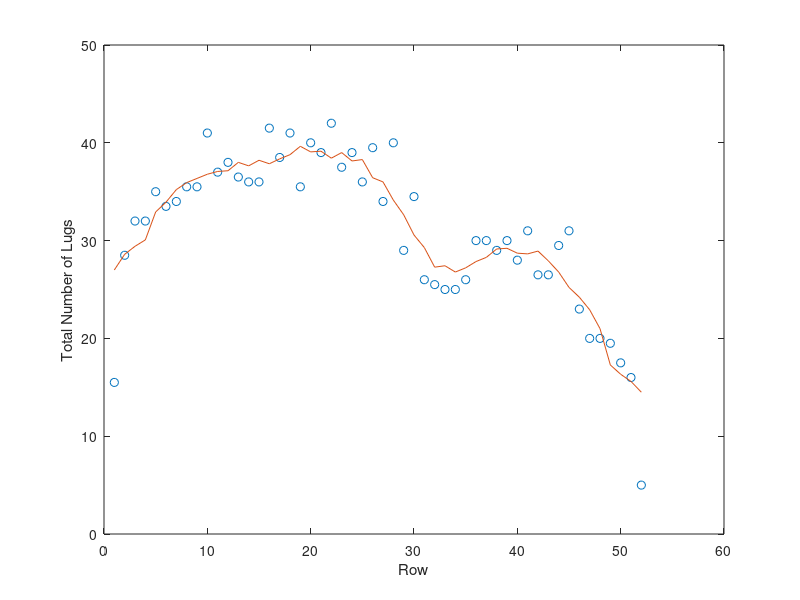

Here is the MATLAB script that generated this plot:
% Example 13.2
% Computational Statistics Handbook with MATLAB, 2nd Edition
% Wendy L. and Angel R. Martinez

load vineyard
n = length(row);
y = totlugcount;
% Set the number of data points in each window.
% Use symmetric neighborhoods of size 2N+1.
N = 3;
smth = zeros(1,n);
smth(1) = mean(y(1:1+N));
smth(end) = mean(y(n-N:n));
for i = (N+1):(n-N)
    smth(i) = mean(y(i-N:i+N));
end
% Find the lower end of the smooth, 
% using as many to the left as possible.
for i = 2:N
    smth(i) = mean(y(1:i+N));
end
% Find the upper end of the smooth,
% using as many to the right as possible.
for i = (n-N+1):(n-1)
    smth(i) = mean(y(i-N:end));
end


figure
plot(row,totlugcount,'o',row,smth)
xlabel('Row'),ylabel('Total Number of Lugs')

